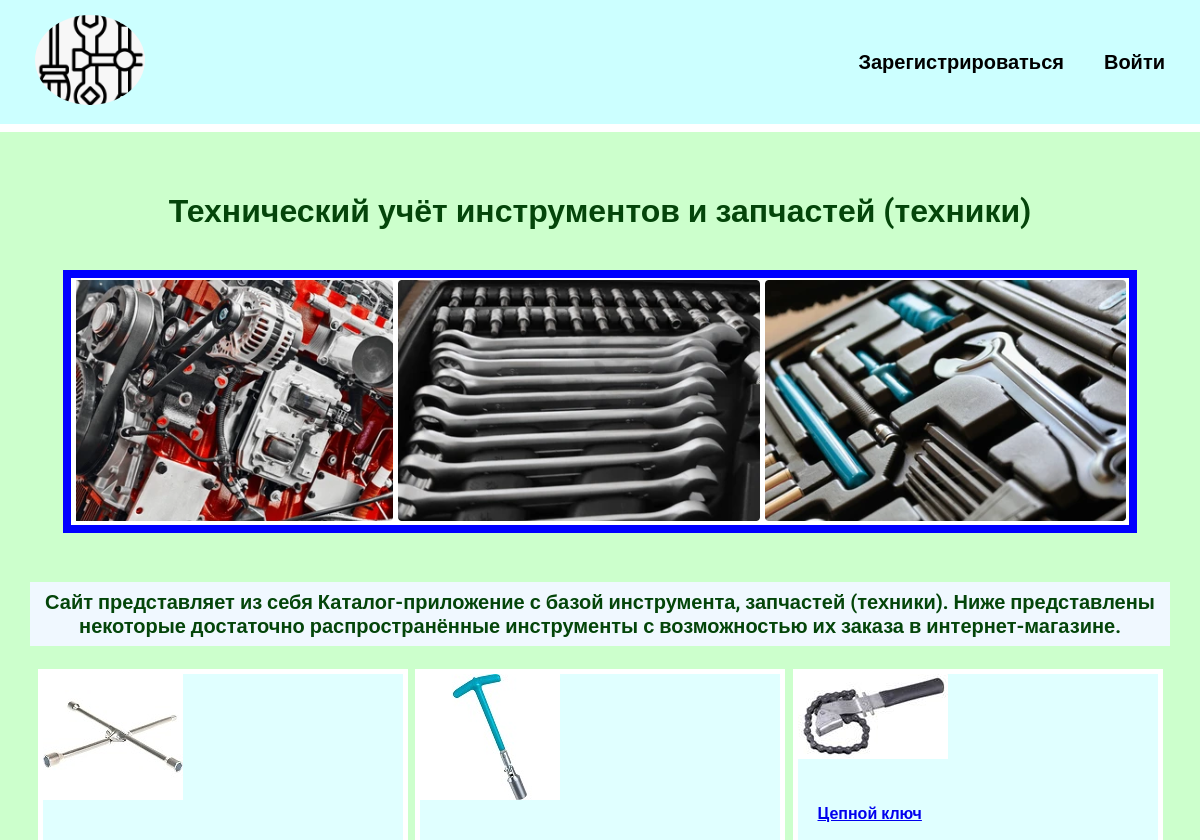
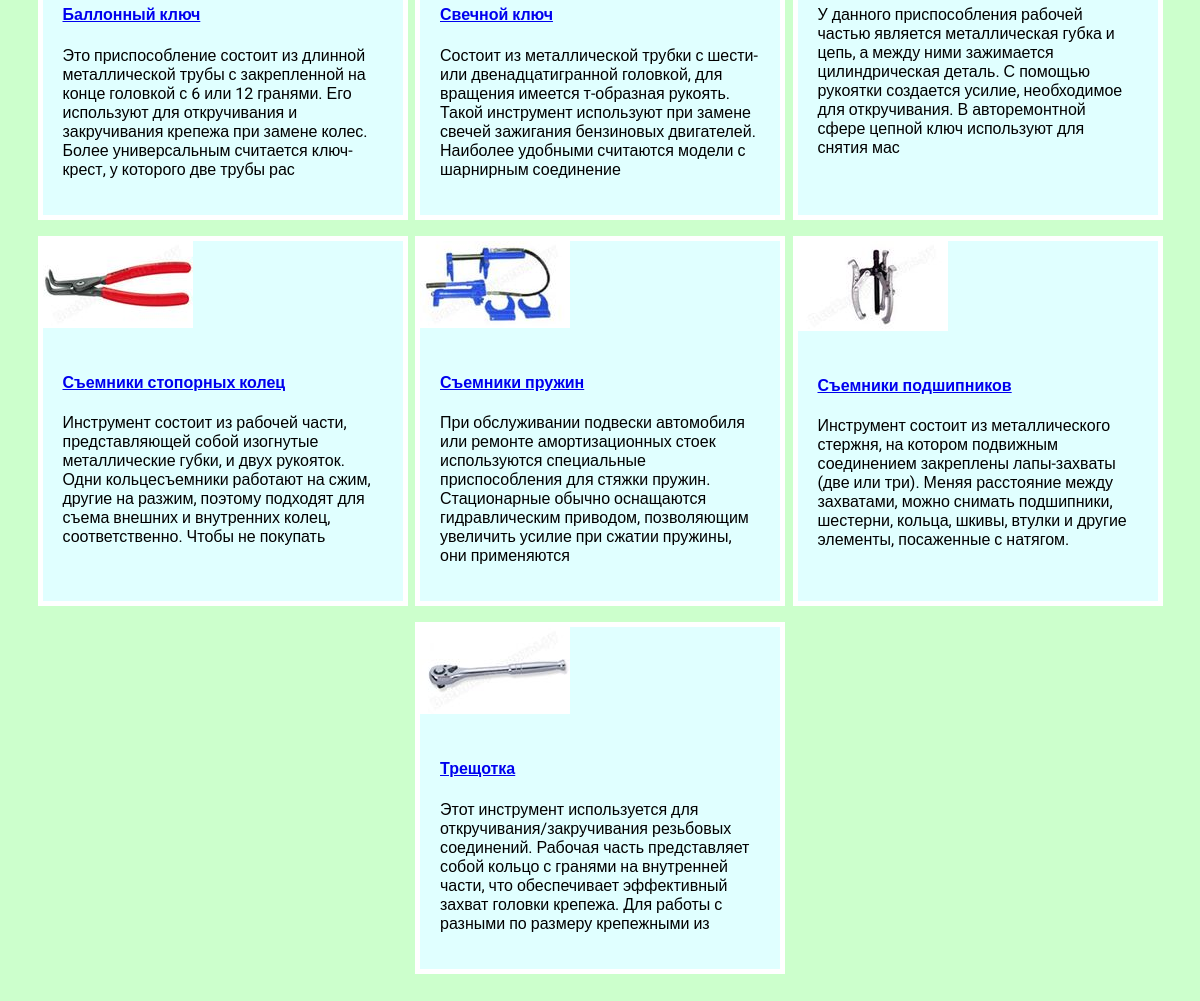
The page / on the database its author committed (2 pictures, top to bottom).
### techlog_tools/models.py (models this page shows, shortened)
class TechlogTools(models.Model):
    title = models.CharField(max_length=100)
    description = models.CharField(max_length=250)
    image = models.ImageField(upload_to='techlog_tools/images/')
    url = models.URLField(blank=True)  # Поле не обязательное для заполнения

### techlog_tools/views.py (the view)
# urls.py: 2. Add a URL to urlpatterns:  path('', views.home, name='home')
def home(request):  # По умолчанию используется метод 'GET'
    tools = TechlogTools.objects.all()
    return render(request, "techlog_tools/home.html", {'tools': tools})

### techlog_tools/templates/techlog_tools/home.html
{% extends 'techlog_tools/base.html' %}
{% load static %}
{% block content %}
    <h1>Технический учёт инструментов и запчастей (техники)</h1>
<div class="img">
    <img src="{% static 'techlog_tools/LineOfTools_1.png' %}" alt="line_img">
</div>
<h3 class="count">Сайт представляет из себя Каталог-приложение с базой инструмента, запчастей (техники). Ниже представлены некоторые достаточно распространённые инструменты с возможностью их заказа в интернет-магазине.</h3>
<div class="block">
    {% for tool in tools %}
    <div class="element">
        <div><img src="{{ tool.image.url }}" alt=""></div>
        <div class="text">
            <h4><a href="{{ tool.url }}" target="_blank">{{ tool.title }}</a></h4>
            <p>{{ tool.description }}</p>
        </div>
    </div>
    {% endfor %}
</div>
{% endblock %}

### techlog_tools/static/css/style.css (style rules this page uses)
body { font-family: "Roboto", sans-serif; padding: 0; margin: 0; background: #CCFFCC; }
.block { display: flex; flex-wrap: wrap; justify-content: space-evenly; margin-bottom: 60px; }
.element, .counter { background: lightcyan; border: 5px solid white; margin: 8px 0; width: auto; }
.text { width: 360px; padding: 20px; box-sizing: border-box; }
.block img { max-width: 360px; height: auto; max-height: 250px; }
.content h1 { text-align: center; margin: 50px 0 40px; }
.img+h3, .text+h2 { text-align: center; margin: 15px 0; font-size: 20px; }
.img { text-align: center; margin-bottom: 45px; }
.img img { border: 8px solid blue; }
.count { padding: 8px 8px; margin-bottom: 0; box-sizing: border-box; background-color: aliceblue; text-align: justify; font-size: 15px; }
h1, h3 { color: #04450a; text-align: center; background-color: #CCFFCC; }

### rows shown on the page
TechlogTools: image (picture), title "Баллонный ключ", description "Это приспособление состоит из длинной металлической трубы с закрепленной на конце головкой с 6 или 12 гранями. Его используют для откручивания и закручивания крепежа при замене колес. Более универсальным считается ключ-крест, у которого две трубы рас"
TechlogTools: image (picture), title "Свечной ключ", description "Состоит из металлической трубки с шести- или двенадцатигранной головкой, для вращения имеется т-образная рукоять. Такой инструмент используют при замене свечей зажигания бензиновых двигателей. Наиболее удобными считаются модели с шарнирным соединение"
TechlogTools: image (picture), title "Цепной ключ", description "У данного приспособления рабочей частью является металлическая губка и цепь, а между ними зажимается цилиндрическая деталь. С помощью рукоятки создается усилие, необходимое для откручивания. В авторемонтной сфере цепной ключ используют для снятия мас"
TechlogTools: image (picture), title "Съемники стопорных колец", description "Инструмент состоит из рабочей части, представляющей собой изогнутые металлические губки, и двух рукояток. Одни кольцесъемники работают на сжим, другие на разжим, поэтому подходят для съема внешних и внутренних колец, соответственно. Чтобы не покупать"
TechlogTools: image (picture), title "Съемники пружин", description "При обслуживании подвески автомобиля или ремонте амортизационных стоек используются специальные приспособления для стяжки пружин. Стационарные обычно оснащаются гидравлическим приводом, позволяющим увеличить усилие при сжатии пружины, они применяются"
TechlogTools: image (picture), title "Съемники подшипников", description "Инструмент состоит из металлического стержня, на котором подвижным соединением закреплены лапы-захваты (две или три). Меняя расстояние между захватами, можно снимать подшипники, шестерни, кольца, шкивы, втулки и другие элементы, посаженные с натягом."
TechlogTools: image (picture), title "Трещотка", description "Этот инструмент используется для откручивания/закручивания резьбовых соединений. Рабочая часть представляет собой кольцо с гранями на внутренней части, что обеспечивает эффективный захват головки крепежа. Для работы с разными по размеру крепежными из"
